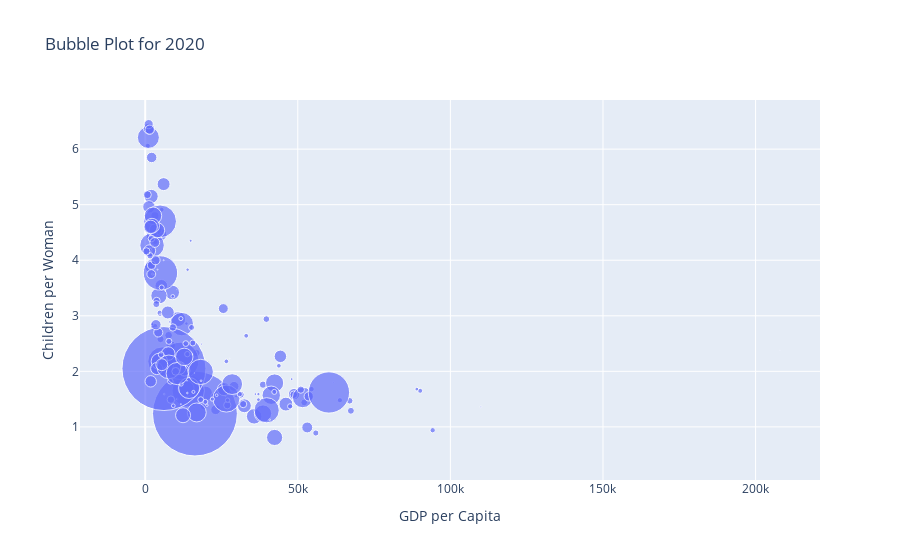

The notebook cell saved with this chart:
### Code cell
import plotly.express as px

# Select a year for visualization
year = '2020'

# Prepare data for the plot
df = pop[['country', year]].merge(
    ch_wom[['country', year]], on='country'
).merge(
    gdp_pcap[['country', year]], on='country'
)

df.columns = ['country', 'population', 'children_per_woman', 'gdp_per_capita']

# Convert columns to numeric
df['population'] = df['population'].replace({'B': 'e9', 'M': 'e6', 'k': 'e3'}, regex=True).apply(pd.eval)
df['children_per_woman'] = pd.to_numeric(df['children_per_woman'], errors='coerce')
df['gdp_per_capita'] = df['gdp_per_capita'].replace({'k': 'e3'}, regex=True).apply(pd.eval)

# Create interactive bubble plot
fig = px.scatter(
    df,
    x='gdp_per_capita',
    y='children_per_woman',
    size='population',
    hover_name='country',
    title=f'Bubble Plot for {year}',
    labels={
        'gdp_per_capita': 'GDP per Capita',
        'children_per_woman': 'Children per Woman',
        'population': 'Population'
    },
    size_max=60
)
fig.show()

### Figure 1 — Plotly figure (JSON) as saved in the notebook; plotly's stock layout.template omitted (floating-point values rounded to 4 significant figures; data arrays with more than 128 entries replaced by an {"elided": "..."} marker saying what was removed)
{"data": [{"hovertemplate": "<b>%{hovertext}</b><br><br>GDP per Capita=%{x}<br>Children per Woman=%{y}<br>Population=%{marker.size}<extra></extra>", "hovertext": {"elided": "195 str values"}, "legendgroup": "", "marker": {"color": "#636efa", "size": {"elided": "195 int values"}, "sizemode": "area", "sizeref": 397200.0, "symbol": "circle"}, "mode": "markers", "name": "", "orientation": "v", "showlegend": false, "type": "scatter", "x": {"elided": "195 int values"}, "xaxis": "x", "y": {"elided": "195 float values"}, "yaxis": "y"}], "layout": {"legend": {"itemsizing": "constant", "tracegroupgap": 0}, "title": {"text": "Bubble Plot for 2020"}, "xaxis": {"anchor": "y", "domain": [0, 1], "title": {"text": "GDP per Capita"}}, "yaxis": {"anchor": "x", "domain": [0, 1], "title": {"text": "Children per Woman"}}}}
